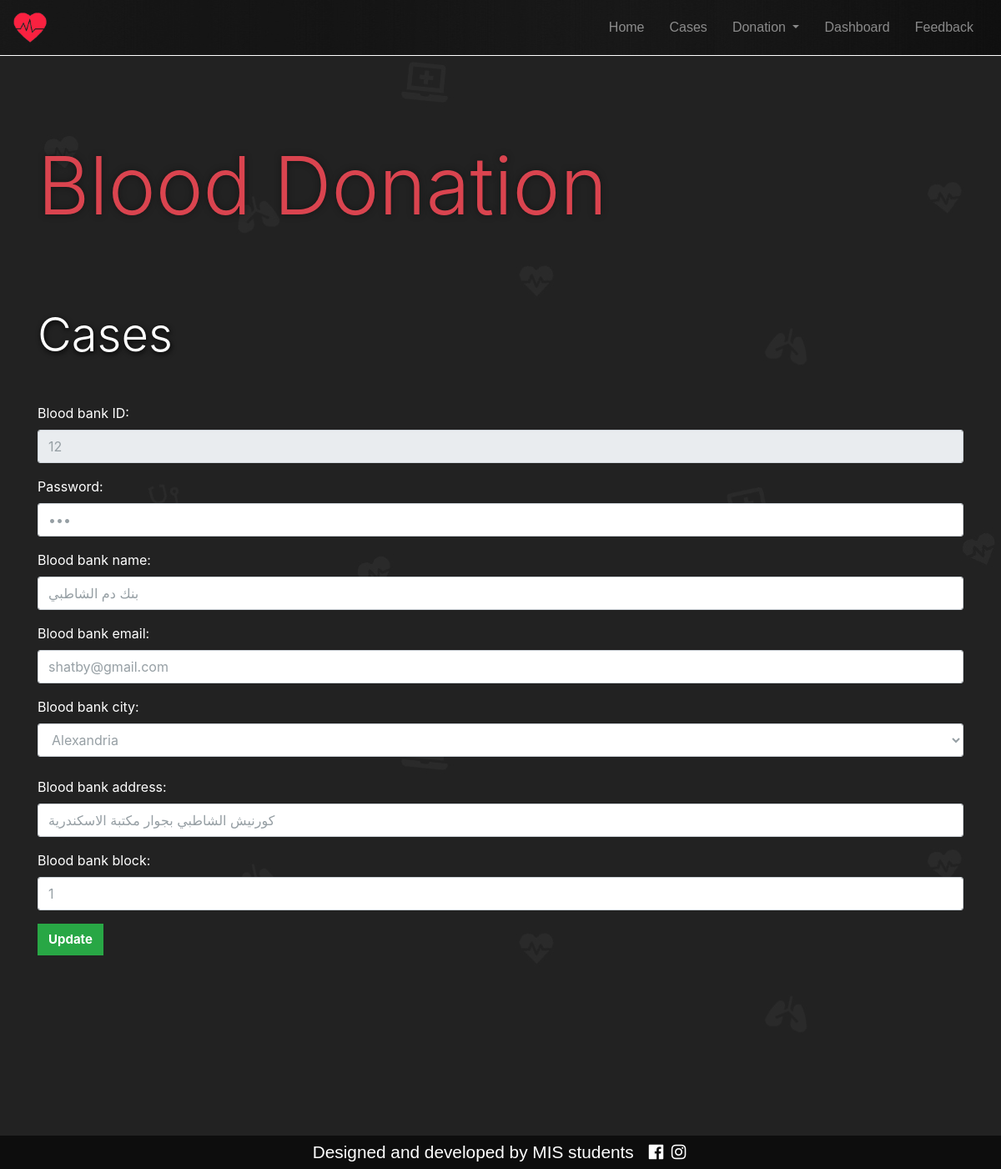
Screenshot of /edit_bloodBank.php?bloodBankID=12 (signed in) with the database file from the repository.
### tables this page shows
CREATE TABLE IF NOT EXISTS `hospital_admin` (
  `id` int(11) NOT NULL AUTO_INCREMENT,
  `hospital_name` varchar(255) NOT NULL,
  `user_name` varchar(255) NOT NULL,
  `email` varchar(255) NOT NULL,
  `password` varchar(255) NOT NULL,
  `address` varchar(255) NOT NULL,
  `city` varchar(255) NOT NULL,
  `block` int(11) NOT NULL DEFAULT '0',
  `created_at` timestamp NOT NULL DEFAULT CURRENT_TIMESTAMP,
  `updated_at` timestamp NULL DEFAULT NULL,
  `administrator_id` int(11) NOT NULL,
  PRIMARY KEY (`id`),
  UNIQUE KEY `email` (`email`),
  UNIQUE KEY `user_name` (`user_name`),
  KEY `administrator_id` (`administrator_id`)
);

### edit_bloodBank.php (the view, shortened to what this page needs)
<?php
$bloodBankID  =$_GET["bloodBankID"];
  $cn = mysqli_connect("localhost" ,"root","","blood_donation");
mysqli_set_charset($cn,"utf8");
        $rslt = mysqli_query($cn , "select id, hospital_name, email , password , address, city, block from hospital_admin where id = $bloodBankID");
 if($row = mysqli_fetch_row($rslt))
  {
$bloodBankID = $row[0];
$bloodBankName  =  $row[1];
$bloodBankEmail =  $row[2];
$bloodBankPassword =  $row[3];
$bloodBankAddress =  $row[4];
$bloodBankCity =  $row[5];
$bloodBankBlock =  $row[6];
  }
?>
<?php
include'header.php';
?>
<div class="container display-1 bloodDTEXT bloodTextSM titleShadow">
    <p>Blood Donation</p>
</div>
<br />
<br />
<br />
<div class="container display-4 subTitleShadow">Cases</div>
<br />
<br />
<div class="container">
    <div class="row">
        <br />
        <br />
        <br />
        <div class="container">
            <form action="edit_bloodBank_action.php" method="POST">
                <div class="form-group">
                    <label for="bloodBankID">Blood bank ID:</label>
                    <input type="number" class="form-control" id="bloodBankID" name="bloodBankID" value="<?php echo $bloodBankID ?>" readonly>
                </div>
                <div class="form-group">
                    <label for="password">Password:</label>
                    <input type="password" class="form-control" id="password" name="password" value="<?php echo $bloodBankPassword ?>">
                </div>
                <div class="form-group">
                    <label for="bloodBankName">Blood bank name:</label>
                    <input type="text" class="form-control" id="bloodBankName" name="bloodBankName" value="<?php echo $bloodBankName ?>">
                </div>
                <div class="form-group">
                    <label for="bloodBankName">Blood bank email:</label>
                    <input type="text" class="form-control" id="bloodBankEmail" name="bloodBankEmail" value="<?php echo $bloodBankEmail ?>">
                </div>
                <label for="bloodBankCity">Blood bank city:</label>
                <select class="form-control" id="bloodBankCity" name="bloodBankCity" required >
                    <option><?php echo $bloodBankCity ?></option>
                </select>
                <br />
                <div class="form-group">
                    <label for="bloodBankAddress">Blood bank address:</label>
                    <input type="text" class="form-control" id="bloodBankAddress" name="bloodBankAddress" value="<?php echo $bloodBankAddress ?>">
                </div>
                <div class="form-group">
                    <label for="bloodBankAddress">Blood bank block:</label>
                    <input type="text" class="form-control" id="bloodBankBlock" name="bloodBankBlock" value="<?php echo $bloodBankBlock ?>">
                </div>
                <button type="submit" class="btn btn-success">Update</button>
            </form>
        </div>
    </div>
</div>
<br />
<br />
<br />
<br />
<br />
<br />
<br />
<br />
<br />
<?php include'footer.php';  ?>

### style.css (style rules this page uses)
body { margin: 0; width: 100%; }
body, html { overflow: auto; background-image: url(Media/backgroundIcons.jpg); background-color: #222; color: #fff; }
.bloodDTEXT { color: #da444f; }
@media (min-width: 767px) { .bloodDTEXT { padding-top: 50px; } }
.form-control { height: 40px; box-shadow: none; color: #969fa4; }
.form-control, .btn { border-radius: 3px; }
.form-control, .btn { min-height: 38px; }
.btn { font-size: 15px; font-weight: bold; border-radius: 0; }
.subTitleShadow { text-shadow: 1px 2px 6px #000; }
.titleShadow { text-shadow: 0px 0px 8px rgba(0, 0, 0, 0.4); }

### rows the page displays
hospital_admin: bloodBankID "12", bloodBankName "بنك دم الشاطبي", bloodBankEmail "shatby@gmail.com", bloodBankCity "Alexandria", bloodBankAddress "كورنيش الشاطبي بجوار مكتبة الاسكندرية", bloodBankBlock "1"
